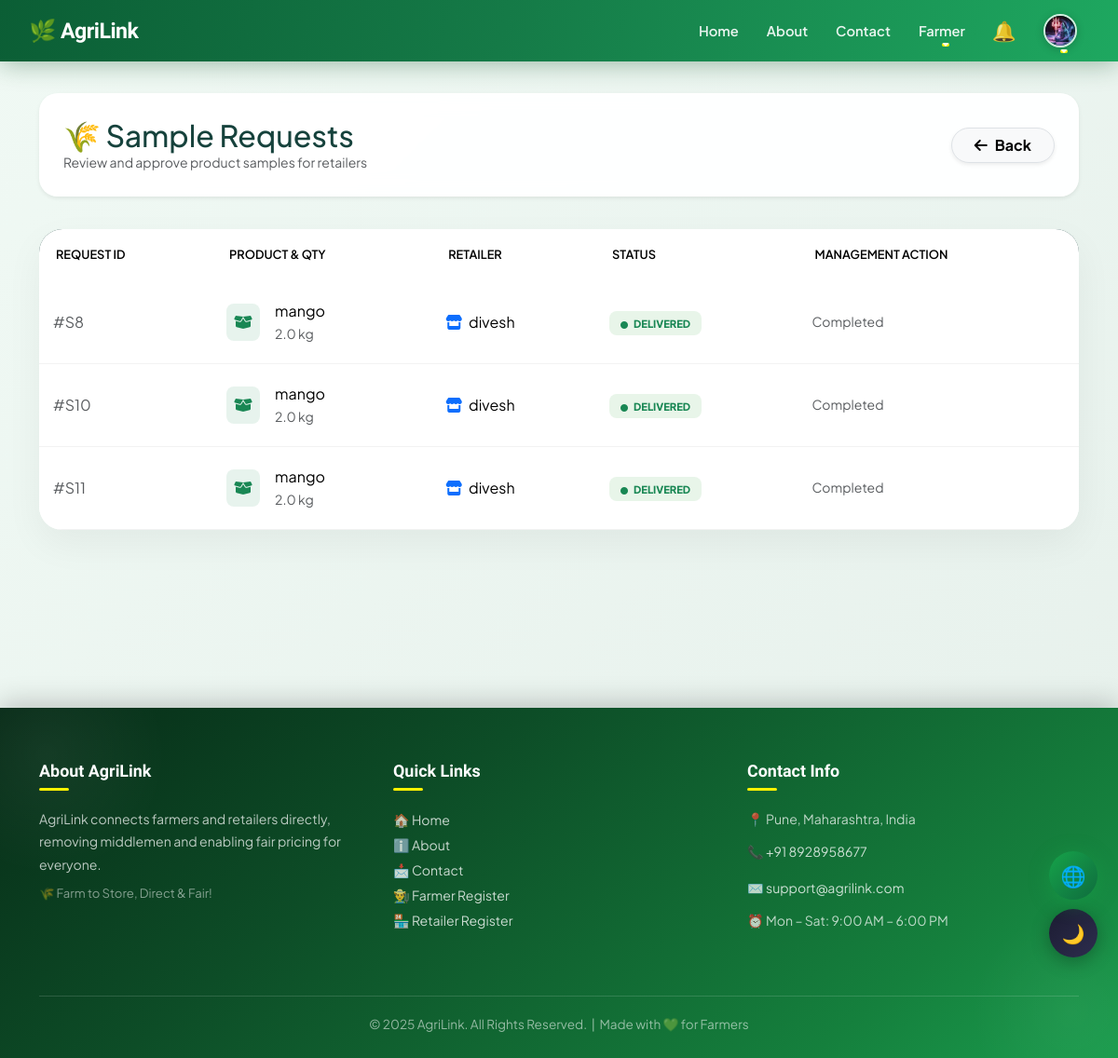
The page /farmer/samples/ (signed in) on the database as committed earlier.
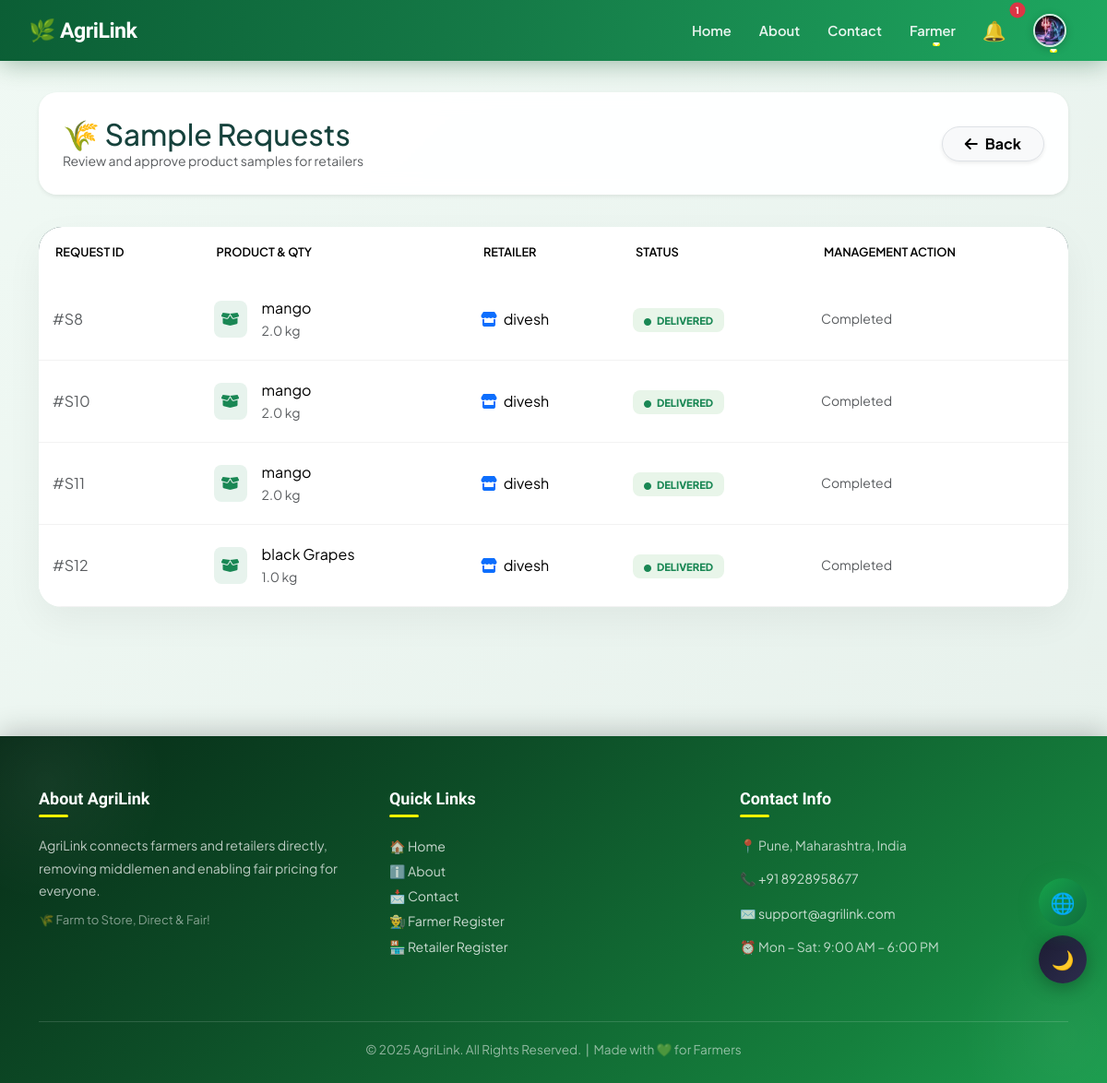
The same page on the database as committed later.
### projectapp/models.py (models this page shows, shortened)
class SampleRequest(models.Model):
    STATUS_CHOICES = [
        ('pending', 'Pending'),
        ('approved', 'Approved'),
        ('rejected', 'Rejected'),
        ('picked', 'Picked'),
        ('delivered', 'Delivered'),
        ('expired', 'Expired'),
    ]
    QUANTITY_CHOICES = [
        (1, '1 kg'),
        (2, '2 kg'),
        (5, '5 kg'),
    ]
    product = models.ForeignKey('Product', on_delete=models.CASCADE)
    farmer = models.ForeignKey('Farmer', on_delete=models.CASCADE)
    retailer = models.ForeignKey('Retailer', on_delete=models.CASCADE)
    driver = models.ForeignKey('Driver', on_delete=models.SET_NULL, null=True, blank=True)
    quantity = models.FloatField(default=2, choices=[(1.0,'1 kg'),(2.0,'2 kg'),(5.0,'5 kg')])
    status = models.CharField(max_length=20, choices=STATUS_CHOICES, default='pending')
    sample_charge = models.FloatField(default=50.0)
    charge_paid = models.BooleanField(default=False)
    charge_refunded = models.BooleanField(default=False)
    expiry_date = models.DateTimeField(null=True, blank=True)
    rating = models.IntegerField(null=True, blank=True)
    review = models.TextField(null=True, blank=True)
    created_at = models.DateTimeField(auto_now_add=True)
    delivered_at = models.DateTimeField(null=True, blank=True)

class Product(models.Model):
    product = models.CharField(max_length=100)
    description = models.TextField()
    created_at = models.DateTimeField(default=timezone.now)
    price = models.FloatField()
    latitude = models.FloatField(null=True, blank=True)  # 🆕
    longitude = models.FloatField(null=True, blank=True)  # 🆕
    quantity = models.IntegerField()
    location = models.CharField(max_length=50)
    image = models.ImageField(upload_to='product_images/', blank=True, null=True)
    farmer = models.ForeignKey('Farmer', on_delete=models.CASCADE, related_name='products')

class Retailer(models.Model):
    name = models.CharField(max_length=100)
    email = models.EmailField(unique=True)
    password = models.CharField(max_length=128)
    contact = models.CharField(max_length=15)
    address = models.TextField()
    city = models.CharField(max_length=50, blank=True, null=True)
    pincode = models.CharField(max_length=6, blank=True, null=True)
    gender = models.CharField(max_length=10)
    shop_number = models.CharField(max_length=50)
    gst_number = models.CharField(max_length=15)
    first_login = models.BooleanField(default=True)
    profile_image = models.ImageField(upload_to='profiles/', default='profiles/default.jpg')
    email_verified = models.BooleanField(default=False)
    email_otp = models.CharField(max_length=6, blank=True, null=True)
    latitude = models.FloatField(null=True, blank=True)   # 🆕
    longitude = models.FloatField(null=True, blank=True)  # 🆕

### projectapp/views.py (the view)
def farmer_sample_requests(request):
    if request.session.get("user_type") != "farmer":
        return redirect("farmer_login")
    farmer_id = request.session.get("id")
    if not farmer_id:
        return redirect("farmer_login")
    farmer = Farmer.objects.get(id=farmer_id)
    samples = SampleRequest.objects.filter(farmer=farmer)
    available_drivers = Driver.objects.all()
    print("DEBUG DRIVERS:", available_drivers)  # 👈 MUST PRINT
    return render(request, "farmer_sample_requests.html", {
        "samples": samples,
        "available_drivers": available_drivers
    })

### projectapp/context_processors.py (called while the page is built)
def navbar_notifications(request):
    user_type = request.session.get('user_type')
    name = request.session.get('name')
    notes = []
    if user_type == "farmer" and name:
        notes = Notification.objects.filter(receiver_farmer__name=name, is_read=False).order_by('-timestamp')
    elif user_type == "retailer" and name:
        notes = Notification.objects.filter(receiver_retailer__name=name, is_read=False).order_by('-timestamp')
    elif user_type == "driver" and name:
        notes = Notification.objects.filter(receiver_driver__name=name, is_read=False).order_by('-timestamp')
    return {'navbar_notes': notes, 'user_type': user_type}

### projectapp/models.py (called while the page is built)
    def __str__(self):
        return f"{self.name} ({self.vehicle_type})"

### projectapp/templates/farmer_sample_requests.html (shortened to what this page needs)
{% extends "master.html" %}
{% block body %}
<link rel="stylesheet" href="https://cdnjs.cloudflare.com/ajax/libs/font-awesome/6.4.0/css/all.min.css">
<div class="container main-content">
    <div class="page-header d-flex justify-content-between align-items-center shadow-sm">
        <div>
            <h2 class="fw-800 mb-0" style="color: var(--dark-green);">🌾 Sample Requests</h2>
            <p class="text-muted small mb-0">Review and approve product samples for retailers</p>
        </div>
        <a href="javascript:history.back()" class="btn btn-light rounded-pill border fw-bold px-4 shadow-sm">
            <i class="fas fa-arrow-left me-2"></i>Back
        </a>
    </div>
    <div class="request-card">
        <div class="table-responsive">
            <table class="table table-hover mb-0">
                <thead>
                    <tr>
                        <th>Request ID</th>
                        <th>Product & Qty</th>
                        <th>Retailer</th>
                        <th>Status</th>
                        <th>Management Action</th>
                    </tr>
                </thead>
                <tbody>
                {% for s in samples %}
                    <tr>
                        <td data-label="ID">
                            <span class="fw-700 text-muted">#S{{ s.id }}</span>
                        </td>
                        <td data-label="Product">
                            <div class="d-flex align-items-center gap-3 justify-content-md-start justify-content-end">
                                <div class="bg-success bg-opacity-10 p-2 rounded-3">
                                    <i class="fas fa-box-open text-success"></i>
                                </div>
                                <div class="text-start">
                                    <p class="mb-0 fw-800">{{ s.product.product }}</p>
                                    <small class="text-muted">{{ s.quantity }} kg</small>
                                </div>
                            </div>
                        </td>
                        <td data-label="Retailer">
                            <span class="fw-700"><i class="fas fa-store me-1 text-primary"></i> {{ s.retailer.name }}</span>
                        </td>
                        <td data-label="Status">
                            <span class="badge-status status-{{ s.status }}">
                                <i class="fas fa-circle me-1" style="font-size:0.5rem"></i> {{ s.status|capfirst }}
                            </span>
                        </td>
                        <td data-label="Action">
                            <div class="d-flex flex-column gap-2 justify-content-md-start justify-content-end align-items-md-start align-items-end">
                            {% if s.status == "pending" %}
                                <div class="btn-group">
                                    <a href="{% url 'approve_sample' s.id %}" class="btn btn-success btn-sm btn-action me-2">Approve</a>
                                    <a href="{% url 'reject_sample' s.id %}" class="btn btn-outline-danger btn-sm btn-action">Reject</a>
                                </div>
                            {% else %}
                                <span class="text-muted italic small">Completed</span>
                            {% endif %}
                            </div>
                        </td>
                    </tr>
                {% endfor %}
                </tbody>
            </table>
        </div>
    </div>
</div>
{% endblock %}

Rows that differ between the two databases and show on the page:
added SampleRequest: id "12", product.product "black Grapes", quantity "1.0", retailer.name "divesh", status "DELIVERED", shows "Completed"
Other text that changed with them:
{{ navbar_notes|length }}: (not shown) → "1"
